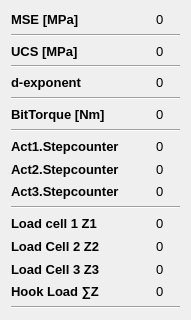
   <widget class="QWidget" name="layoutWidget">
    <property name="geometry">
     <rect>
      <x>290</x>
      <y>380</y>
      <width>191</width>
      <height>320</height>
     </rect>
    </property>
    <property name="font">
     <font>
      <pointsize>10</pointsize>
     </font>
    </property>
    <layout class="QGridLayout" name="gridLayout_13">
     <item row="1" column="0" colspan="3">
      <widget class="Line" name="line_22">
       <property name="font">
        <font>
         <pointsize>10</pointsize>
        </font>
       </property>
       <property name="orientation">
        <enum>Qt::Horizontal</enum>
       </property>
      </widget>
     </item>
     <item row="7" column="0" colspan="3">
      <widget class="Line" name="line_26">
       <property name="font">
        <font>
         <pointsize>10</pointsize>
        </font>
       </property>
       <property name="orientation">
        <enum>Qt::Horizontal</enum>
       </property>
      </widget>
     </item>
     <item row="8" column="2">
      <widget class="QLabel" name="label_Act1StepCount">
       <property name="font">
        <font>
         <pointsize>10</pointsize>
         <underline>false</underline>
        </font>
       </property>
       <property name="text">
        <string>0</string>
       </property>
      </widget>
     </item>
     <item row="6" column="0">
      <widget class="QLabel" name="label_39">
       <property name="font">
        <font>
         <pointsize>10</pointsize>
         <weight>75</weight>
         <bold>true</bold>
        </font>
       </property>
       <property name="text">
        <string>BitTorque [Nm]</string>
       </property>
      </widget>
     </item>
     <item row="8" column="0">
      <widget class="QLabel" name="label_48">
       <property name="font">
        <font>
         <pointsize>10</pointsize>
         <weight>75</weight>
         <bold>true</bold>
        </font>
       </property>
       <property name="text">
        <string>Act1.Stepcounter</string>
       </property>
      </widget>
     </item>
     <item row="10" column="2">
      <widget class="QLabel" name="label_Act3StepCount">
       <property name="font">
        <font>
         <pointsize>10</pointsize>
         <underline>false</underline>
        </font>
       </property>
       <property name="text">
        <string>0</string>
       </property>
      </widget>
     </item>
     <item row="12" column="2">
      <widget class="QLabel" name="label_LoadCell_Z1">
       <property name="font">
        <font>
         <pointsize>10</pointsize>
         <underline>false</underline>
        </font>
       </property>
       <property name="text">
        <string>0</string>
       </property>
      </widget>
     </item>
     <item row="13" column="2">
      <widget class="QLabel" name="label_LoadCell_Z2">
       <property name="font">
        <font>
         <pointsize>10</pointsize>
         <underline>false</underline>
        </font>
       </property>
       <property name="text">
        <string>0</string>
       </property>
      </widget>
     </item>
     <item row="3" column="0" colspan="3">
      <widget class="Line" name="line_15">
       <property name="font">
        <font>
         <pointsize>10</pointsize>
        </font>
       </property>
       <property name="orientation">
        <enum>Qt::Horizontal</enum>
       </property>
      </widget>
     </item>
     <item row="4" column="2">
      <widget class="QLabel" name="label_d_exponent">
       <property name="font">
        <font>
         <pointsize>10</pointsize>
         <underline>false</underline>
        </font>
       </property>
       <property name="text">
        <string>0</string>
       </property>
      </widget>
     </item>
     <item row="9" column="2">
      <widget class="QLabel" name="label_Act2StepCount">
       <property name="font">
        <font>
         <pointsize>10</pointsize>
         <underline>false</underline>
        </font>
       </property>
       <property name="text">
        <string>0</string>
       </property>
      </widget>
     </item>
     <item row="2" column="2">
      <widget class="QLabel" name="label_UCS">
       <property name="font">
        <font>
         <pointsize>10</pointsize>
         <underline>false</underline>
        </font>
       </property>
       <property name="text">
        <string>0</string>
       </property>
      </widget>
     </item>
     <item row="13" column="0">
      <widget class="QLabel" name="label_23">
       <property name="font">
        <font>
         <pointsize>10</pointsize>
         <weight>75</weight>
         <bold>true</bold>
        </font>
       </property>
       <property name="text">
        <string>Load Cell 2 Z2</string>
       </property>
      </widget>
     </item>
     <item row="14" column="0">
      <widget class="QLabel" name="label_27">
       <property name="font">
        <font>
         <pointsize>10</pointsize>
         <weight>75</weight>
         <bold>true</bold>
        </font>
       </property>
       <property name="text">
        <string>Load Cell 3 Z3</string>
       </property>
      </widget>
     </item>
     <item row="6" column="2">
      <widget class="QLabel" name="label_Bit_Torque">
       <property name="font">
        <font>
         <pointsize>10</pointsize>
         <underline>false</underline>
        </font>
       </property>
       <property name="text">
        <string>0</string>
       </property>
      </widget>
     </item>
     <item row="14" column="2">
      <widget class="QLabel" name="label_LoadCell_Z3">
       <property name="font">
        <font>
         <pointsize>10</pointsize>
         <underline>false</underline>
        </font>
       </property>
       <property name="text">
        <string>0</string>
       </property>
      </widget>
     </item>
     <item row="15" column="0">
      <widget class="QLabel" name="label_29">
       <property name="font">
        <font>
         <pointsize>10</pointsize>
         <weight>75</weight>
         <bold>true</bold>
        </font>
       </property>
       <property name="text">
        <string>Hook Load ∑Z</string>
       </property>
      </widget>
     </item>
     <item row="0" column="0">
      <widget class="QLabel" name="label_35">
       <property name="font">
        <font>
         <pointsize>10</pointsize>
         <weight>75</weight>
         <bold>true</bold>
        </font>
       </property>
       <property name="text">
        <string>MSE [MPa]</string>
       </property>
      </widget>
     </item>
     <item row="2" column="0">
      <widget class="QLabel" name="label_37">
       <property name="font">
        <font>
         <pointsize>10</pointsize>
         <weight>75</weight>
         <bold>true</bold>
        </font>
       </property>
       <property name="text">
        <string>UCS [MPa]</string>
       </property>
      </widget>
     </item>
     <item row="4" column="0">
      <widget class="QLabel" name="label_43">
       <property name="font">
        <font>
         <pointsize>10</pointsize>
         <weight>75</weight>
         <bold>true</bold>
        </font>
       </property>
       <property name="text">
        <string>d-exponent</string>
       </property>
      </widget>
     </item>
     <item row="0" column="2">
      <widget class="QLabel" name="label_MSE">
       <property name="font">
        <font>
         <pointsize>10</pointsize>
         <underline>false</underline>
        </font>
       </property>
       <property name="text">
        <string>0</string>
       </property>
      </widget>
     </item>
     <item row="9" column="0">
      <widget class="QLabel" name="label_50">
       <property name="font">
        <font>
         <pointsize>10</pointsize>
         <weight>75</weight>
         <bold>true</bold>
        </font>
       </property>
       <property name="text">
        <string>Act2.Stepcounter</string>
       </property>
      </widget>
     </item>
     <item row="10" column="0">
      <widget class="QLabel" name="label_51">
       <property name="font">
        <font>
         <pointsize>10</pointsize>
         <weight>75</weight>
         <bold>true</bold>
        </font>
       </property>
       <property name="text">
        <string>Act3.Stepcounter</string>
       </property>
      </widget>
     </item>
     <item row="5" column="0" colspan="3">
      <widget class="Line" name="line_27">
       <property name="font">
        <font>
         <pointsize>10</pointsize>
        </font>
       </property>
       <property name="orientation">
        <enum>Qt::Horizontal</enum>
       </property>
      </widget>
     </item>
     <item row="11" column="0" colspan="3">
      <widget class="Line" name="line_25">
       <property name="font">
        <font>
         <pointsize>10</pointsize>
        </font>
       </property>
       <property name="orientation">
        <enum>Qt::Horizontal</enum>
       </property>
      </widget>
     </item>
     <item row="12" column="0">
      <widget class="QLabel" name="label_19">
       <property name="font">
        <font>
         <pointsize>10</pointsize>
         <weight>75</weight>
         <bold>true</bold>
        </font>
       </property>
       <property name="text">
        <string>Load cell 1 Z1</string>
       </property>
      </widget>
     </item>
     <item row="16" column="0" colspan="3">
      <widget class="Line" name="line_11">
       <property name="font">
        <font>
         <pointsize>10</pointsize>
        </font>
       </property>
       <property name="orientation">
        <enum>Qt::Horizontal</enum>
       </property>
      </widget>
     </item>
     <item row="15" column="2">
      <widget class="QLabel" name="label_Hookload_SumZ">
       <property name="font">
        <font>
         <pointsize>10</pointsize>
         <underline>false</underline>
        </font>
       </property>
       <property name="text">
        <string>0</string>
       </property>
      </widget>
     </item>
    </layout>
   </widget>
